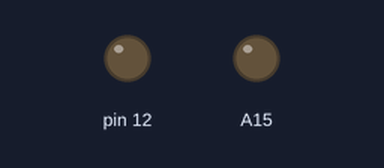
Bench run of a sketch on a simulated Arduino Mega 2560, built with avr-gcc and run on an emulated ATmega2560. Parts: output pins drawn as LEDs (lit = HIGH). Dashed ring = blinking.

Above: at 1.0 s.
At 2.5 s:
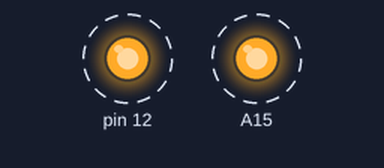
Timing chart, 0 to 4.6 s (numbered marks = the images above):
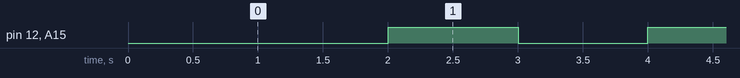

Measured:
- by itself, pin 12, A15: alternates HIGH for 1.0 s and LOW for 1.0 s

The sketch:

TIMERs_prueba_timer1_timer3.ino
```cpp
#include "TimerThree.h"
#include "TimerOne.h"

boolean flag1=true;
boolean flag2=true;


void setup()
{
  pinMode(12, OUTPUT);
  pinMode(A15, OUTPUT);

  cli();//stop interrupts

  Timer1.initialize(1000000);         // initialize timer1, en microsegundos
 // Timer1.pwm(9, 512);                // setup pwm on pin 9, 50% duty cycle
  Timer1.attachInterrupt(callback1);  // attaches callback() as a timer overflow interrupt

  Timer3.initialize(1000000);         // initialize timer1, en microsegundos
 // Timer1.pwm(9, 512);                // setup pwm on pin 9, 50% duty cycle
  Timer3.attachInterrupt(callback2);  // attaches callback() as a timer overflow interrupt

  sei();//allow interrupts

  Serial.begin(9600);


}

void callback1()
{
  flag1=!flag1;

  if(flag1) digitalWrite(12, HIGH);
  else      digitalWrite(12, LOW);
}

void callback2()
{
  flag2=!flag2;

  if(flag2) digitalWrite(A15, HIGH);
  else      digitalWrite(A15, LOW);
}


void loop()
{
  // your program here...
}
```
